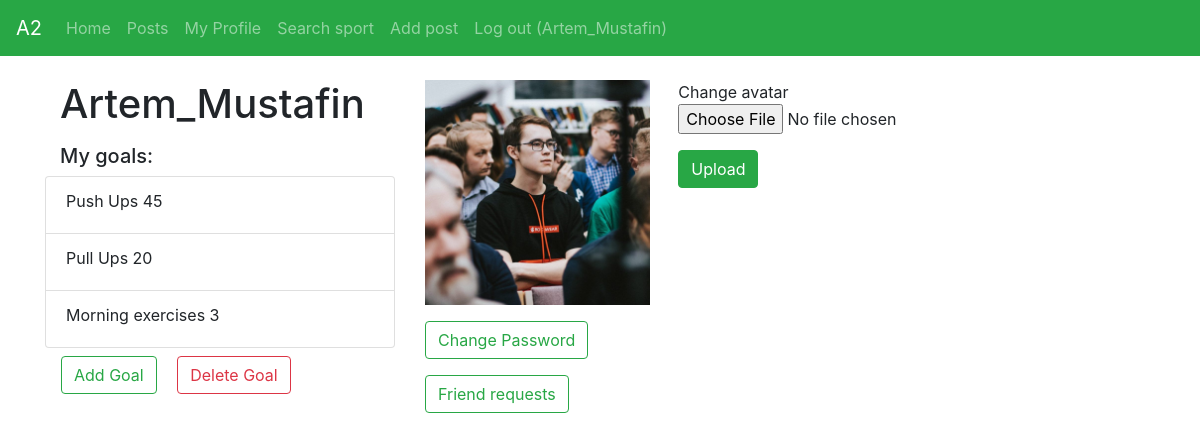
/profile/ (signed in), run on the app's committed database.
### web/models.py (models this page shows)
class ChooseGoals(models.Model):
    user = models.ForeignKey(User, on_delete=models.PROTECT)
    goal = models.CharField(max_length=50)
    level = models.IntegerField()

### web/views.py (the view)
# urls.py: path('profile/', views.user_profile, name='user_profile'),
@login_required
def user_profile(request):
    context = {}
    if request.method == 'POST':
        form = ImageForm(request.POST, request.FILES)
        if form.is_valid():
            image = Avatar.objects.filter(user=request.user).first()
            if image is not None:
                if str(image.img) != 'mlh/web/static/avatars/default.png':
                    os.remove(str(image.img))
            else:
                image = Avatar(user=request.user)
            image.img = form.cleaned_data['img']
            image.save()
            return redirect('/profile')
        else:
            return redirect('/profile')
    else:
        image = Avatar.objects.filter(user=request.user).first()
        goals = ChooseGoals.objects.filter(user=request.user)
        image = str(image.img) if image is not None else 'web/static/avatars/default.png'
        context['avatar'] = image[11:]
        context['username'] = request.user.username
        context['goals'] = goals
        return render(request, 'web/user_profile.html', context)

### templates/web/user_profile.html (shortened to what this page needs)
{% extends "../partials/base.html" %}
{% block content %}
{% load bootstrap4 %}
<div class="row">
    <div class="col-4">
        <h1 class="col-4">{{ username }}</h1>
        <p>
        <h5 class="col-8"> My goals:</h5>
        <ul class="list-group">
            {% for goal in goals %}
            <li class="list-group-item">
                <label>{{ goal.goal }} </label>
                <label>{{ goal.level }} </label>
            </li>
            {% endfor %}
        </ul>
        <a class="btn btn-outline-success ml-3 mt-2" href="{% url 'web:add_goal' %}" role="button">Add Goal</a>
        <a class="btn btn-outline-danger ml-3 mt-2" href="{% url 'web:delete_goal' %}" role="button">Delete Goal</a>
        </p>
    </div>
        <div class="col-8">
            <div class="row">
                <div class="col-4">
                    {% load static %}
                    <img alt="avatar" height="225" src="{% static avatar %}" width="225">
                    <a class="btn btn-outline-success mt-3" href="{% url 'web:change_password' %}" role="button">Change Password</a>
                    <a class="btn btn-outline-success mt-3" href="{% url 'web:show_requests' %}" role="button">Friend requests</a>
                </div>
                <div class="col-8">
                    <form method="POST" enctype="multipart/form-data">
                        <p>Change avatar<input type="file" name="img" class="form-control-file"></p>
                        <p>
                            <button type="submit" class="btn btn-success">Upload</button>
                        </p>
                    </form>
                </div>
            </div>
        </div>
    </div>
{% endblock %}

### templates/partials/menu.html (shortened to what this page needs)
<div class="menu pb-4">
    <nav class="navbar navbar-expand-lg navbar-dark bg-success">
        <a class="navbar-brand" href="{% url 'web:index' %}">А2</a>
        <div class="collapse navbar-collapse" id="navbarColor02">
            <ul class="navbar-nav mr-auto">
                <li class="nav-item">
                    <a class="nav-link" href="{% url 'web:index' %}">Home </a>
                </li>
                {% if user.is_authenticated %}
                    <li class="nav-item">
                        <a class="nav-link" href="{% url 'web:show_all_posts' %}">Posts</a>
                    </li>
                    <li class="nav-item">
                        <a class="nav-link" href="{% url 'web:user_profile' %}">My Profile</a>
                    </li>
                    <li class="nav-item">
                        <a class="nav-link" href="{% url 'web:search_sport' %}">Search sport</a>
                    </li>
                    <li class="nav-item">
                        <a class="nav-link" href="{% url 'web:add_post' %}">Add post</a>
                    </li>
                    <li class="nav-item">
                        <a class="nav-link" href="{% url 'web:signout' %}">Log out ({{ request.user.username }})</a>
                    </li>
                {% endif %}
            </ul>
        </div>
    </nav>
</div>

### data on the page
ChooseGoals: goal "Push Ups", level "45"
ChooseGoals: goal "Pull Ups", level "20"
ChooseGoals: goal "Morning exercises", level "3"

### other printed values
{{ request.user.username }} "Artem_Mustafin"
{{ username }} "Artem_Mustafin"
